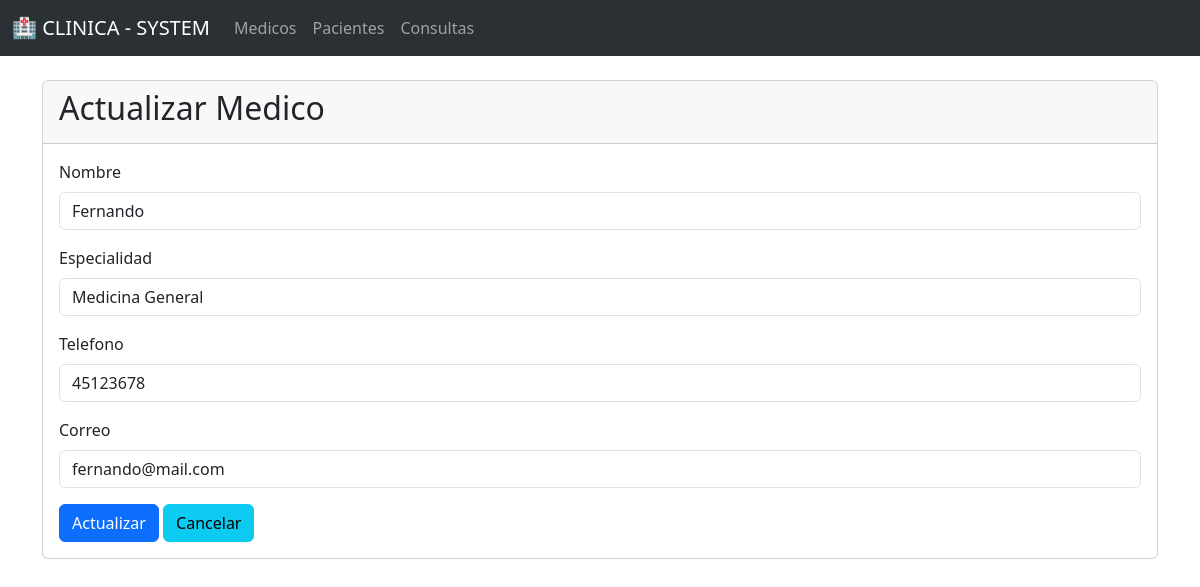
Page /medicos/edit/1 on the committed database.
### models/medico_model.py (models this page shows, shortened)
class Medico(db.Model):
    __tablename__ = "medicos"
    id_medico = db.Column(db.Integer, primary_key=True)
    nombre = db.Column(db.String(80), nullable=False)
    especialidad = db.Column(db.String(80), nullable=False)
    telefono = db.Column(db.Integer, nullable=False)
    correo = db.Column(db.String(120), nullable=False, unique=True)
    consultas = db.relationship("Consulta", back_populates="medico", cascade="all, delete-orphan")
    @staticmethod
    def get_by_id(id):
        return Medico.query.get(id)
    def delete(self):
        db.session.delete(self)
        db.session.commit()

### controllers/medico_conroller.py (the view, shortened to what this page needs)
@medico_bp.route("/edit/<int:id_medico>", methods=["GET", "POST"])
def edit_medic(id_medico):
    medico = Medico.get_by_id(id_medico)
    return medico_views.edit_medic(medico)

### app.py (called while the page is built)
@app.context_processor
def inject_active_route():
    def is_active(path):
        return "active" if request.path == path else ''
    return dict(is_active = is_active)

### views/medico_views.py (called while the page is built)
def edit_medic(medico):
    return render_template("medicos/edit.html", medico=medico)

### templates/medicos/edit.html (shortened to what this page needs)
{% extends 'base.html' %}
{% block content %}
<div class="card">
    <div class="card-header">
        <h2>Actualizar Medico</h2>
    </div>
    <div class="card-body">
        <form action="{{url_for('medico.edit_medic', id_medico=medico.id_medico)}}" method="post">
            <div class="mb-3">
                <label for="nombre" class="form-label">Nombre</label>
                <input type="text" class="form-control" id="nombre" name="nombre" value="{{ medico.nombre }}" required>
            </div>
            <div class="mb-3">
                <label for="especialidad" class="form-label">Especialidad</label>
                <input type="text" class="form-control" id="especialidad" name="especialidad" value="{{ medico.especialidad }}" required>
            </div>
            <div class="mb-3">
                <label for="telefono" class="form-label">Telefono</label>
                <input type="number" class="form-control" id="telefono" name="telefono" value="{{ medico.telefono}}" required>
            </div>
            <div class="mb-3">
                <label for="correo" class="form-label">Correo</label>
                <input type="email" class="form-control" id="correo" name="correo" value="{{ medico.correo }}" required>
            </div>
            <button type="submit" class="btn btn-primary">Actualizar</button>
            <a href="{{ url_for('medico.index') }}" class="btn btn-info">Cancelar</a>
        </form>
    </div>
</div>
{% endblock %}

### rows in the picture
Medico: nombre "Fernando", especialidad "Medicina General", telefono "45123678", correo "fernando@mail.com"
